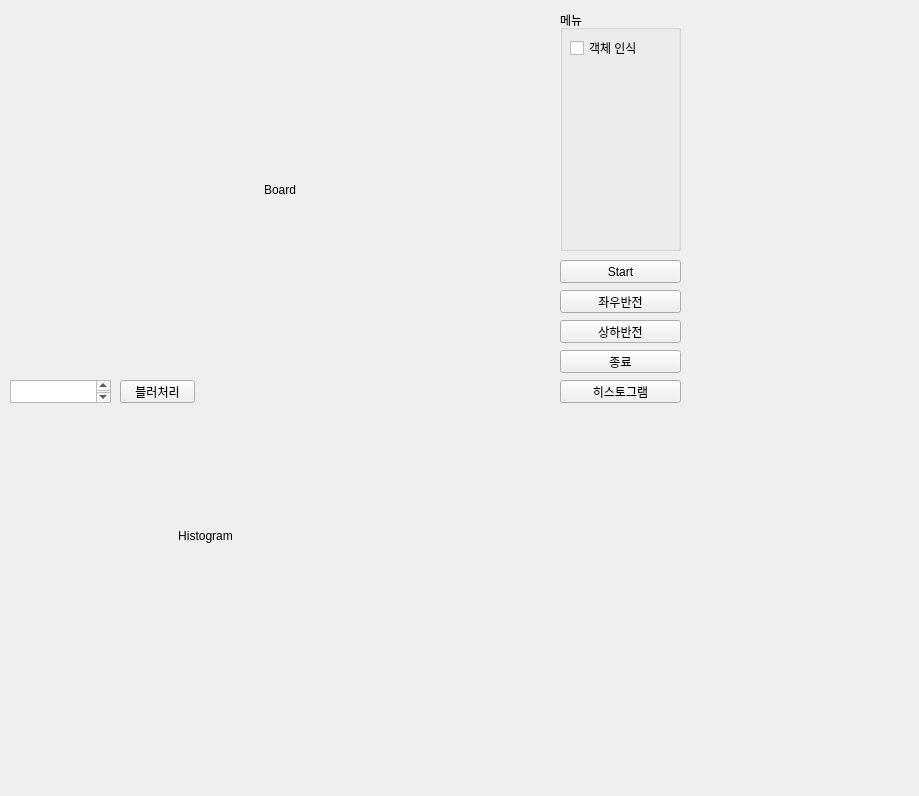
<?xml version="1.0" encoding="UTF-8"?>
<ui version="4.0">
 <class>Form</class>
 <widget class="QWidget" name="Form">
  <property name="geometry">
   <rect>
    <x>0</x>
    <y>0</y>
    <width>919</width>
    <height>796</height>
   </rect>
  </property>
  <property name="windowTitle">
   <string>Form</string>
  </property>
  <widget class="QLabel" name="video_label">
   <property name="geometry">
    <rect>
     <x>10</x>
     <y>10</y>
     <width>540</width>
     <height>360</height>
    </rect>
   </property>
   <property name="autoFillBackground">
    <bool>true</bool>
   </property>
   <property name="styleSheet">
    <string notr="true"/>
   </property>
   <property name="lineWidth">
    <number>1</number>
   </property>
   <property name="text">
    <string>Board</string>
   </property>
   <property name="alignment">
    <set>Qt::AlignCenter</set>
   </property>
   <property name="wordWrap">
    <bool>false</bool>
   </property>
  </widget>
  <widget class="QPushButton" name="btn_start">
   <property name="geometry">
    <rect>
     <x>560</x>
     <y>260</y>
     <width>121</width>
     <height>23</height>
    </rect>
   </property>
   <property name="text">
    <string>Start</string>
   </property>
  </widget>
  <widget class="QGroupBox" name="gb_menu">
   <property name="geometry">
    <rect>
     <x>560</x>
     <y>10</y>
     <width>121</width>
     <height>241</height>
    </rect>
   </property>
   <property name="title">
    <string>메뉴</string>
   </property>
   <widget class="QCheckBox" name="cb_detection">
    <property name="geometry">
     <rect>
      <x>10</x>
      <y>30</y>
      <width>80</width>
      <height>16</height>
     </rect>
    </property>
    <property name="text">
     <string>객체 인식</string>
    </property>
   </widget>
  </widget>
  <widget class="QPushButton" name="btn_hor">
   <property name="geometry">
    <rect>
     <x>560</x>
     <y>290</y>
     <width>121</width>
     <height>23</height>
    </rect>
   </property>
   <property name="text">
    <string>좌우반전</string>
   </property>
  </widget>
  <widget class="QPushButton" name="btn_stop">
   <property name="geometry">
    <rect>
     <x>560</x>
     <y>350</y>
     <width>121</width>
     <height>23</height>
    </rect>
   </property>
   <property name="text">
    <string>종료</string>
   </property>
  </widget>
  <widget class="QPushButton" name="btn_ver">
   <property name="geometry">
    <rect>
     <x>560</x>
     <y>320</y>
     <width>121</width>
     <height>23</height>
    </rect>
   </property>
   <property name="text">
    <string>상하반전</string>
   </property>
  </widget>
  <widget class="QPushButton" name="btn_blur">
   <property name="geometry">
    <rect>
     <x>120</x>
     <y>380</y>
     <width>75</width>
     <height>23</height>
    </rect>
   </property>
   <property name="text">
    <string>블러처리</string>
   </property>
  </widget>
  <widget class="QTextEdit" name="txt_blur">
   <property name="geometry">
    <rect>
     <x>10</x>
     <y>380</y>
     <width>101</width>
     <height>23</height>
    </rect>
   </property>
   <property name="midLineWidth">
    <number>1</number>
   </property>
  </widget>
  <widget class="QPushButton" name="btn_hist">
   <property name="geometry">
    <rect>
     <x>560</x>
     <y>380</y>
     <width>121</width>
     <height>23</height>
    </rect>
   </property>
   <property name="text">
    <string>히스토그램</string>
   </property>
  </widget>
  <widget class="QLabel" name="hist_label">
   <property name="geometry">
    <rect>
     <x>10</x>
     <y>420</y>
     <width>391</width>
     <height>231</height>
    </rect>
   </property>
   <property name="autoFillBackground">
    <bool>true</bool>
   </property>
   <property name="styleSheet">
    <string notr="true"/>
   </property>
   <property name="lineWidth">
    <number>1</number>
   </property>
   <property name="text">
    <string>Histogram</string>
   </property>
   <property name="alignment">
    <set>Qt::AlignCenter</set>
   </property>
   <property name="wordWrap">
    <bool>false</bool>
   </property>
  </widget>
 </widget>
 <resources/>
 <connections/>
</ui>
